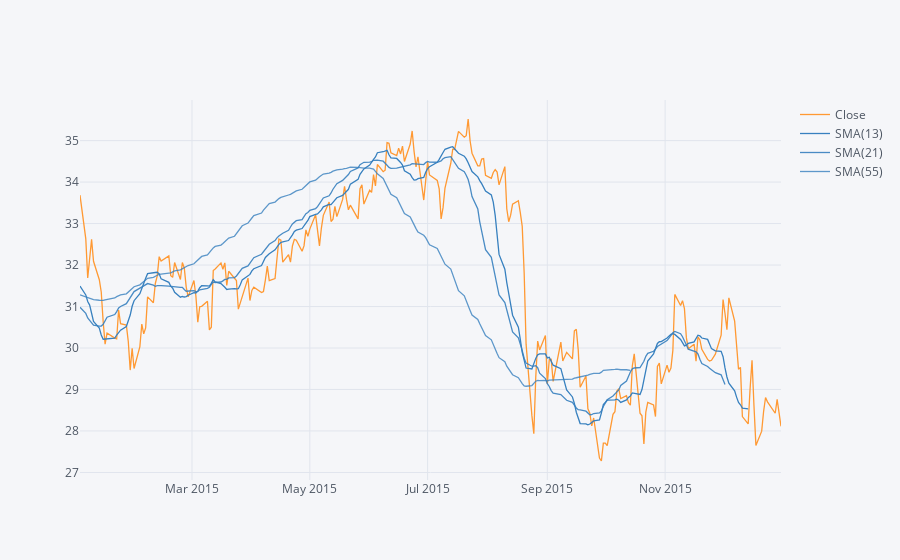

Write notebook code for a chart like this one.
### Markdown cell above
**Simple Moving Averages plot of Morgan Stanley for the year 2015.**

### Code cell
MS['Close'].loc['2016-01-01':'2015-01-01'].ta_plot(study='sma',periods=[13,21,55],title='Simple Moving Averages')

### Figure 1 — Plotly figure (JSON) as saved in the notebook; plotly's stock layout.template omitted (floating-point values rounded to 4 significant figures; data arrays with more than 128 entries replaced by an {"elided": "..."} marker saying what was removed)
{"data": [{"line": {"color": "rgba(255, 153, 51, 1.0)", "dash": "solid", "shape": "linear", "width": 1.3}, "mode": "lines", "name": "Close", "text": "", "type": "scatter", "x": {"elided": "252 str values"}, "y": {"elided": "252 float values"}}, {"line": {"color": "rgba(55, 128, 191, 1.0)", "dash": "solid", "shape": "linear", "width": 1.3}, "mode": "lines", "name": "SMA(13)", "text": "", "type": "scatter", "x": {"elided": "252 str values"}, "y": {"elided": "252 mixed values"}}, {"line": {"color": "rgba(55, 128, 191, 0.8999999999999999)", "dash": "solid", "shape": "linear", "width": 1.3}, "mode": "lines", "name": "SMA(21)", "text": "", "type": "scatter", "x": {"elided": "252 str values"}, "y": {"elided": "252 mixed values"}}, {"line": {"color": "rgba(55, 128, 191, 0.7999999999999998)", "dash": "solid", "shape": "linear", "width": 1.3}, "mode": "lines", "name": "SMA(55)", "text": "", "type": "scatter", "x": {"elided": "252 str values"}, "y": {"elided": "252 mixed values"}}], "layout": {"legend": {"bgcolor": "#F5F6F9", "font": {"color": "#4D5663"}}, "paper_bgcolor": "#F5F6F9", "plot_bgcolor": "#F5F6F9", "title": {"font": {"color": "#4D5663"}}, "xaxis": {"gridcolor": "#E1E5ED", "showgrid": true, "tickfont": {"color": "#4D5663"}, "title": {"font": {"color": "#4D5663"}, "text": ""}, "zerolinecolor": "#E1E5ED"}, "yaxis": {"gridcolor": "#E1E5ED", "showgrid": true, "tickfont": {"color": "#4D5663"}, "title": {"font": {"color": "#4D5663"}, "text": ""}, "zerolinecolor": "#E1E5ED"}}}
